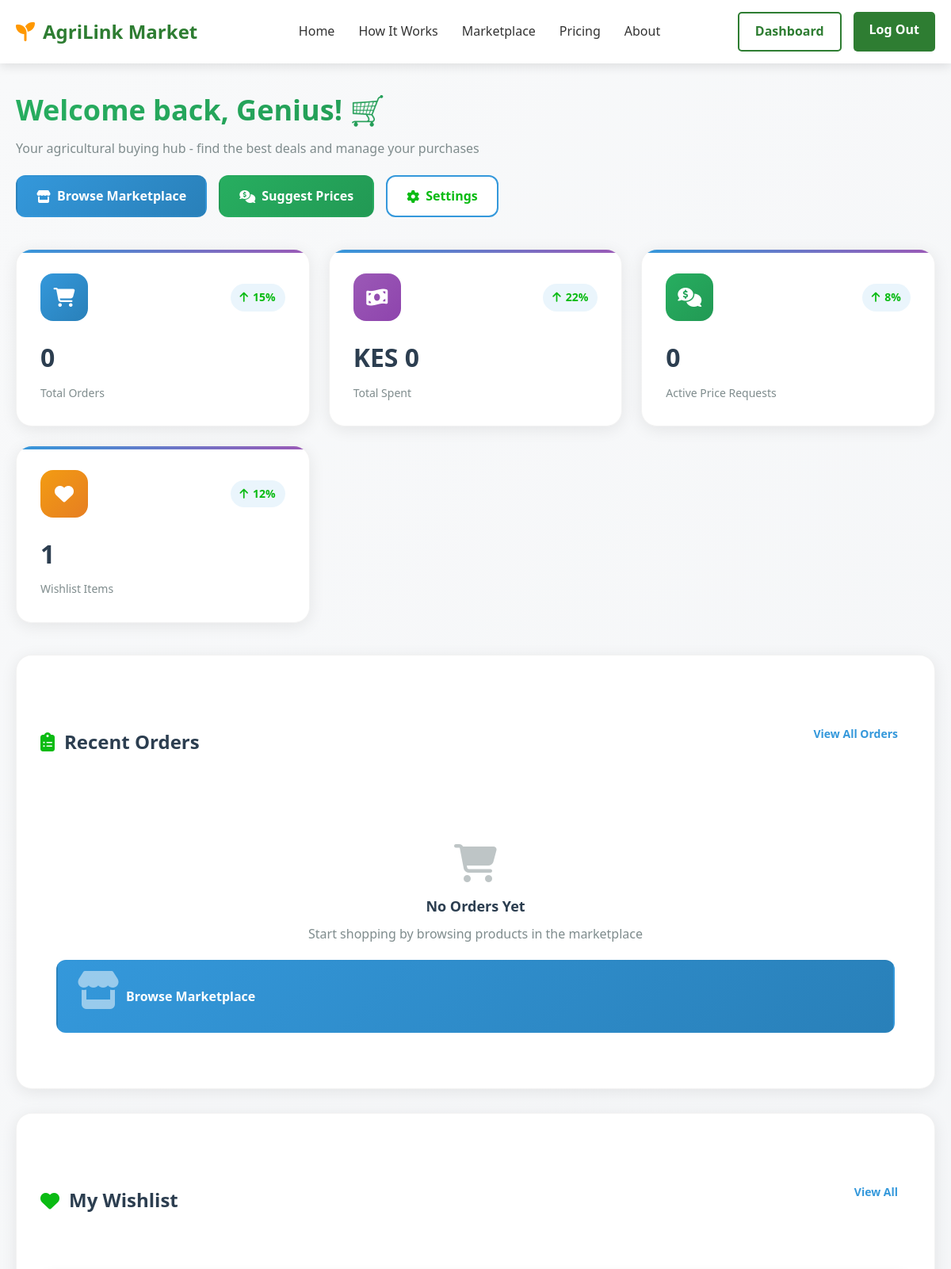
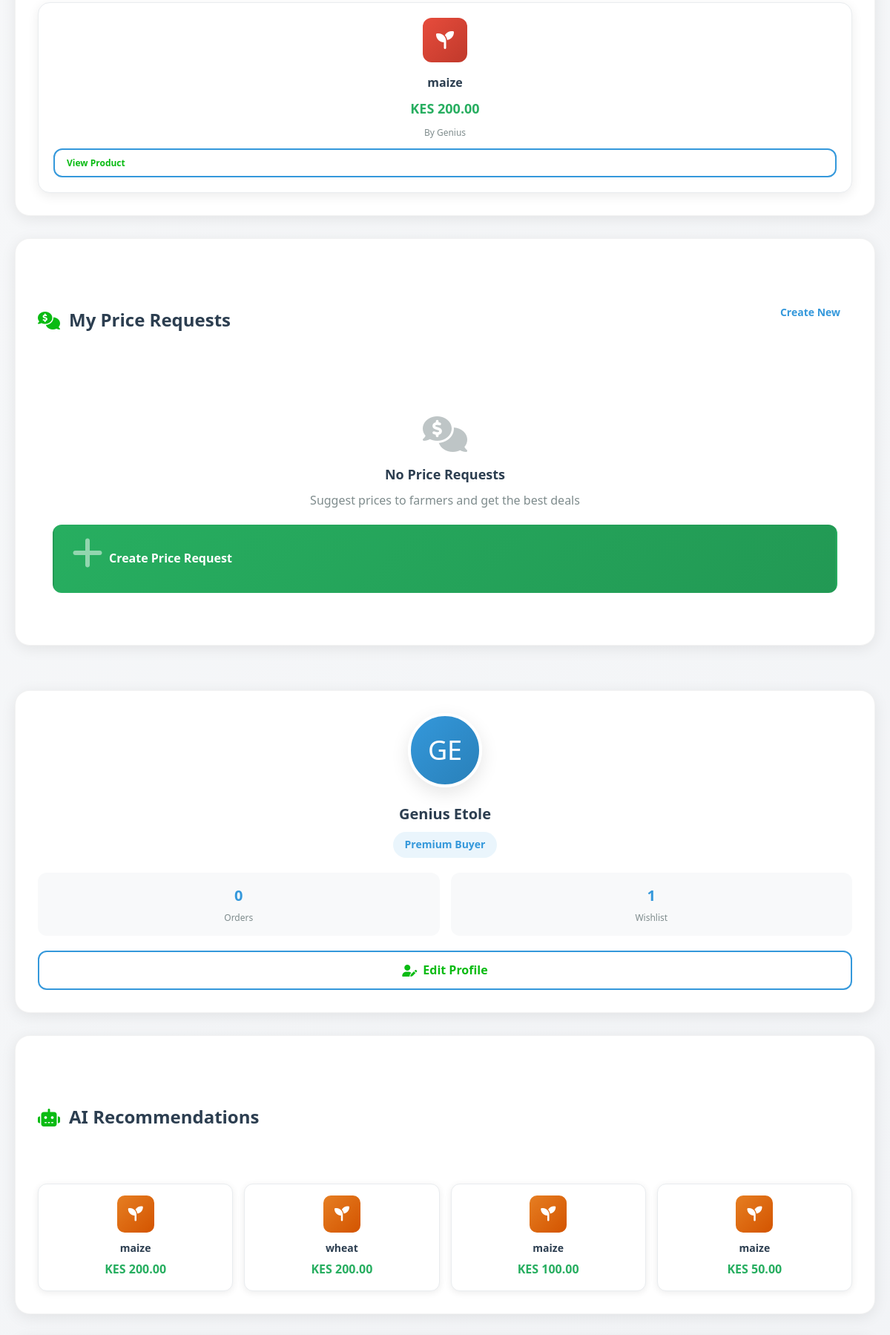
/buyer-dashboard/ (signed in, upper part), run on the app's committed database (2 pictures, top to bottom).
### base/models.py (models this page shows, shortened)
class Wishlist(models.Model):
    user = models.ForeignKey(User, on_delete=models.CASCADE, related_name='wishlist')
    product = models.ForeignKey(Product, on_delete=models.CASCADE)
    created_at = models.DateTimeField(auto_now_add=True)
    class Meta:
        unique_together = ['user', 'product']

class Product(models.Model):
    QUALITY_CHOICES = [
        ('premium', 'Premium'),
        ('grade1', 'Grade 1'),
        ('grade2', 'Grade 2'),
        ('standard', 'Standard'),
    ]
    farmer = models.ForeignKey(User, on_delete=models.CASCADE, related_name='products')
    category = models.ForeignKey(ProductCategory, on_delete=models.CASCADE)
    name = models.CharField(max_length=200)
    description = models.TextField()
    price = models.DecimalField(max_digits=10, decimal_places=2)
    quantity = models.DecimalField(max_digits=10, decimal_places=2)
    unit = models.CharField(max_length=20)
    quality_grade = models.CharField(max_length=20, choices=QUALITY_CHOICES, default='standard')
    location = models.CharField(max_length=100, null=True)
    harvest_date = models.DateField()
    is_available = models.BooleanField(default=True)
    image = models.ImageField(
        upload_to=product_image_path,  # Custom upload path
        null=True,
        blank=True,
        verbose_name="Product Image"
    )
    image_url = models.CharField(max_length=500, blank=True, null=True)
    created_at = models.DateTimeField(auto_now_add=True)
    updated_at = models.DateTimeField(auto_now=True)

class ProductCategory(models.Model):
    name = models.CharField(max_length=100)
    description = models.TextField(blank=True)
    icon = models.CharField(max_length=50, default='fas fa-seedling')

### base/views.py (the view)
# urls.py: path('buyer-dashboard/', views.buyer_dashboard, name='buyer_dashboard'),
@login_required
def buyer_dashboard(request):
    try:
        user_profile = request.user.profile
    except UserProfile.DoesNotExist:
        user_profile = UserProfile.objects.create(
            user=request.user,
            user_type='buyer',
            phone_number='',
            location=''
        )
    buyer_orders = Order.objects.filter(buyer=request.user).order_by('-created_at')[:5]
    wishlist_items = Wishlist.objects.filter(user=request.user).select_related('product')[:6]
    price_suggestions = PriceSuggestionRequest.objects.filter(buyer=request.user).order_by('-created_at')[:5]
    total_orders = Order.objects.filter(buyer=request.user).count()
    total_spent = Order.objects.filter(buyer=request.user).aggregate(
        total=models.Sum('total_price')
    )['total'] or 0
    active_suggestions = PriceSuggestionRequest.objects.filter(
        buyer=request.user,
        status='active'
    ).count()
    market_trends = MarketTrend.objects.all().order_by('-created_at')[:3]
    ai_recommendations = AgriAI.recommend_products_for_user(request.user)[:4]
    login_history = LoginHistory.objects.filter(user=request.user).order_by('-login_time')[:5]
    context = {
        'user_profile': user_profile,
        'buyer_orders': buyer_orders,
        'wishlist_items': wishlist_items,
        'price_suggestions': price_suggestions,
        'market_trends': market_trends,
        'ai_recommendations': ai_recommendations,
        'login_history': login_history,
        'buyer_stats': {
            'total_orders': total_orders,
            'total_spent': total_spent,
            'active_suggestions': active_suggestions,
            'wishlist_count': wishlist_items.count(),
        }
    }
    return render(request, 'buyer_dashboard.html', context)

### base/templates/buyer_dashboard.html (shortened to what this page needs)
{% extends 'base.html' %}
{% load static %}
{% block content %}
<div class="dashboard">
    <div class="dashboard-container">
        <div class="dashboard-header fade-in-up">
            <div class="welcome-section">
                <h1>Welcome back, {{ user.first_name|default:user.username }}! 🛒</h1>
                <p>Your agricultural buying hub - find the best deals and manage your purchases</p>
            </div>
            <div class="quick-actions">
                <a href="{% url 'marketplace' %}" class="action-btn action-btn-primary">
                    <i class="fas fa-store"></i>
                    Browse Marketplace
                </a>
                <a href="{% url 'price_suggestions_marketplace' %}" class="action-btn action-btn-secondary">
                    <i class="fas fa-comments-dollar"></i>
                    Suggest Prices
                </a>
                <a href="{% url 'security_settings' %}" class="action-btn action-btn-outline">
                    <i class="fas fa-cog"></i>
                    Settings
                </a>
            </div>
        </div>
        <div class="stats-grid">
            <div class="stat-card fade-in-up">
                <div class="stat-header">
                    <div class="stat-icon primary">
                        <i class="fas fa-shopping-cart"></i>
                    </div>
                    <div class="stat-trend">
                        <i class="fas fa-arrow-up"></i>
                        15%
                    </div>
                </div>
                <div class="stat-value">{{ buyer_stats.total_orders }}</div>
                <div class="stat-label">Total Orders</div>
            </div>
            <div class="stat-card fade-in-up" style="animation-delay: 0.1s;">
                <div class="stat-header">
                    <div class="stat-icon secondary">
                        <i class="fas fa-money-bill-wave"></i>
                    </div>
                    <div class="stat-trend">
                        <i class="fas fa-arrow-up"></i>
                        22%
                    </div>
                </div>
                <div class="stat-value">KES {{ buyer_stats.total_spent }}</div>
                <div class="stat-label">Total Spent</div>
            </div>
            <div class="stat-card fade-in-up" style="animation-delay: 0.2s;">
                <div class="stat-header">
                    <div class="stat-icon success">
                        <i class="fas fa-comments-dollar"></i>
                    </div>
                    <div class="stat-trend">
                        <i class="fas fa-arrow-up"></i>
                        8%
                    </div>
                </div>
                <div class="stat-value">{{ buyer_stats.active_suggestions }}</div>
                <div class="stat-label">Active Price Requests</div>
            </div>
            <div class="stat-card fade-in-up" style="animation-delay: 0.3s;">
                <div class="stat-header">
                    <div class="stat-icon warning">
                        <i class="fas fa-heart"></i>
                    </div>
                    <div class="stat-trend">
                        <i class="fas fa-arrow-up"></i>
                        12%
                    </div>
                </div>
                <div class="stat-value">{{ buyer_stats.wishlist_count }}</div>
                <div class="stat-label">Wishlist Items</div>
            </div>
        </div>
        <div class="content-grid">
            <div class="left-column">
                <div class="dashboard-section fade-in-up">
                    <div class="section-header">
                        <h2 class="section-title">
                            <i class="fas fa-clipboard-list"></i>
                            Recent Orders
                        </h2>
                        <a href="#" class="view-all">View All Orders</a>
                    </div>
                    <div class="orders-list">
                        {% for order in buyer_orders %}
                        <div class="order-card">
                            <div class="order-icon">
                                <i class="fas fa-box"></i>
                            </div>
                            <div class="order-content">
                                <div class="order-title">{{ order.product.name }}</div>
                                <div class="order-description">
                                    {{ order.quantity }} {{ order.product.unit }} • KES {{ order.total_price }}
                                </div>
                                <div class="order-time">Ordered {{ order.created_at|timesince }} ago</div>
                            </div>
                            <div class="order-status status-{{ order.status }}">
                                {{ order.status|title }}
                            </div>
                        </div>
                        {% empty %}
                        <div class="empty-state">
                            <i class="fas fa-shopping-cart"></i>
                            <h3>No Orders Yet</h3>
                            <p>Start shopping by browsing products in the marketplace</p>
                            <a href="{% url 'marketplace' %}" class="action-btn action-btn-primary">
                                <i class="fas fa-store"></i>
                                Browse Marketplace
                            </a>
                        </div>
                        {% endfor %}
                    </div>
                </div>
                <div class="dashboard-section fade-in-up">
                    <div class="section-header">
                        <h2 class="section-title">
                            <i class="fas fa-heart"></i>
                            My Wishlist
                        </h2>
                        <a href="#" class="view-all">View All</a>
                    </div>
                    <div class="wishlist-grid">
                        {% for item in wishlist_items %}
                        <div class="wishlist-card">
                            <div class="wishlist-icon">
                                <i class="{{ item.product.category.icon|default:'fas fa-seedling' }}"></i>
                            </div>
                            <div class="wishlist-title">{{ item.product.name }}</div>
                            <div class="wishlist-price">KES {{ item.product.price }}</div>
                            <div class="wishlist-seller">By {{ item.product.farmer.username }}</div>
                            <a href="{% url 'product_detail' item.product.id %}" class="action-btn action-btn-outline" style="padding: 8px 16px; font-size: 12px;">
                                View Product
                            </a>
                        </div>
                        {% empty %}
                        <div class="empty-state">
                            <i class="fas fa-heart"></i>
                            <h3>Wishlist Empty</h3>
                            <p>Add products to your wishlist for quick access</p>
                        </div>
                        {% endfor %}
                    </div>
                </div>
                <div class="dashboard-section fade-in-up">
                    <div class="section-header">
                        <h2 class="section-title">
                            <i class="fas fa-comments-dollar"></i>
                            My Price Requests
                        </h2>
                        <a href="{% url 'price_suggestions_marketplace' %}" class="view-all">Create New</a>
                    </div>
                    <div class="suggestions-list">
                        {% for suggestion in price_suggestions %}
                        <div class="suggestion-card">
                            <div class="suggestion-header">
                                <div>
                                    <h4>{{ suggestion.product_name }}</h4>
                                    <p class="text-muted">{{ suggestion.category.name }} • {{ suggestion.location }}</p>
                                </div>
                                <div class="suggestion-price">
                                    KES {{ suggestion.suggested_price }}
                                </div>
                            </div>
                            <div class="suggestion-details">
                                <p><strong>Quantity:</strong> {{ suggestion.quantity_needed }} {{ suggestion.unit }}</p>
                                <p><strong>Responses:</strong> {{ suggestion.responses.count }}</p>
                                <p><strong>Status:</strong>
                                    <span class="suggestion-status status-{{ suggestion.status }}">
                                        {{ suggestion.status|title }}
                                    </span>
                                </p>
                            </div>
                        </div>
                        {% empty %}
                        <div class="empty-state">
                            <i class="fas fa-comments-dollar"></i>
                            <h3>No Price Requests</h3>
                            <p>Suggest prices to farmers and get the best deals</p>
                            <a href="{% url 'price_suggestions_marketplace' %}" class="action-btn action-btn-secondary">
                                <i class="fas fa-plus"></i>
                                Create Price Request
                            </a>
                        </div>
                        {% endfor %}
                    </div>
                </div>
            </div>
            <div class="right-column">
                <div class="dashboard-section profile-card fade-in-up">
                    <div class="profile-avatar">
                        {{ user.first_name|first|default:user.username|first }}{{ user.last_name|first|default:'' }}
                    </div>
                    <h2 class="profile-name">{{ user.get_full_name|default:user.username }}</h2>
                    <div class="profile-role">Premium Buyer</div>
                    <div class="profile-stats">
                        <div class="profile-stat">
                            <div class="profile-stat-value">{{ buyer_stats.total_orders }}</div>
                            <div class="profile-stat-label">Orders</div>
                        </div>
                        <div class="profile-stat">
                            <div class="profile-stat-value">{{ buyer_stats.wishlist_count }}</div>
                            <div class="profile-stat-label">Wishlist</div>
                        </div>
                    </div>
                    <a href="{% url 'security_settings' %}" class="action-btn action-btn-outline" style="width: 100%; justify-content: center;">
                        <i class="fas fa-user-edit"></i>
                        Edit Profile
                    </a>
                </div>
                <div class="dashboard-section fade-in-up">
                    <div class="section-header">
                        <h2 class="section-title">
                            <i class="fas fa-robot"></i>
                            AI Recommendations
                        </h2>
                    </div>
                    <div class="recommendations-grid">
                        {% for product in ai_recommendations %}
                        <div class="recommendation-card">
                            <div class="recommendation-icon">
                                <i class="{{ product.category.icon|default:'fas fa-seedling' }}"></i>
                            </div>
                            <div class="recommendation-title">{{ product.name|truncatewords:2 }}</div>
                            <div class="recommendation-price">KES {{ product.price }}</div>
                        </div>
                        {% empty %}
                        <div class="empty-state" style="padding: 20px; grid-column: 1 / -1;">
                            <p>No recommendations yet</p>
                        </div>
                        {% endfor %}
                    </div>
                </div>
            </div>
        </div>
    </div>
</div>
{% endblock %}

### base/templates/base.html (style rules this page uses)
* { margin: 0; padding: 0; box-sizing: border-box; font-family: 'Segoe UI', Tahoma, Geneva, Verdana, sans-serif; }
:root { --primary: #2e7d32; --primary-light: #4caf50; --primary-dark: #1b5e20; --secondary: #ff9800; --secondary-light: #ffb74d; --text-dark: #333; --text-light: #666; --background: #f8f9fa; --white: #ffffff; --shadow: 0 4px 12px rgba(0, 0, 0, 0.1); --success: #28A745; --error: #E74C3C; --warning: #FFA500; --info: #17A2B8; }
body { background-color: var(--background); color: var(--text-dark); line-height: 1.6; }
.section-title { text-align: center; margin: 60px 0 40px; font-size: 2.5rem; color: var(--primary-dark); }

### data on the page
Wishlist: product.name "maize", product.price "200.00", product.farmer.username "Genius"
Product: name "maize", price "200.00"
Product: name "wheat", price "200.00"
Product: name "maize", price "100.00"
Product: name "maize", price "50.00"

### other printed values
{{ user.first_name|default:user.username }} "Genius"
{{ buyer_stats.total_orders }} "0"
{{ buyer_stats.total_spent }} "0"
{{ buyer_stats.active_suggestions }} "0"
{{ buyer_stats.wishlist_count }} "1"
{{ user.first_name|first|default:user.username|first }} "G"
{{ user.last_name|first|default:'' }} "E"
{{ user.get_full_name|default:user.username }} "Genius Etole"
